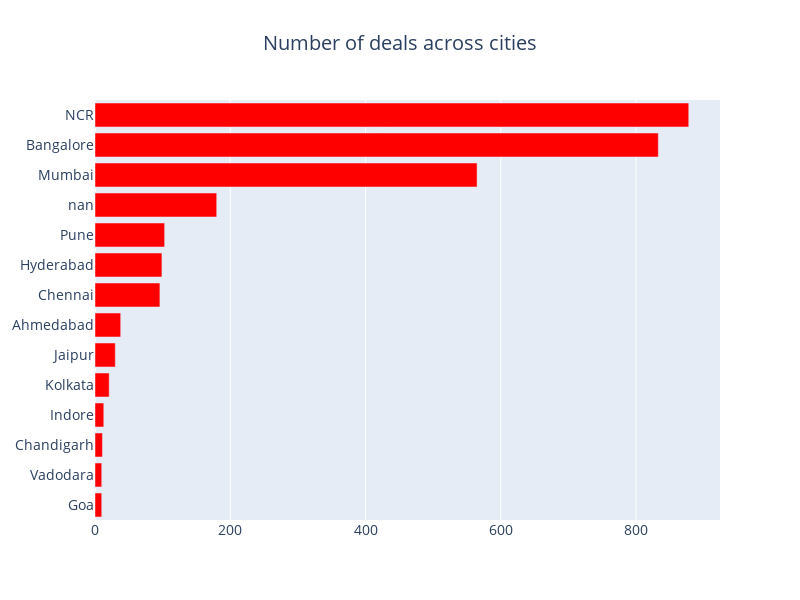

The code cell stored with this chart in its notebook:
### Code cell
fig

### Figure 1 — Plotly figure (JSON) as saved in the notebook; plotly's stock layout.template omitted (floating-point values rounded to 4 significant figures)
{"data": [{"marker": {"color": "RED"}, "orientation": "h", "showlegend": false, "type": "bar", "x": [10, 10, 11, 13, 21, 30, 38, 96, 99, 103, 180, 565, 833, 878], "y": ["Goa", "Vadodara", "Chandigarh", "Indore", "Kolkata", "Jaipur", "Ahmedabad", "Chennai", "Hyderabad", "Pune", "nan", "Mumbai", "Bangalore", "NCR"]}], "layout": {"font": {"size": 14}, "height": 600, "title": {"text": "Number of deals across cities", "x": 0.5}, "width": 800}}
